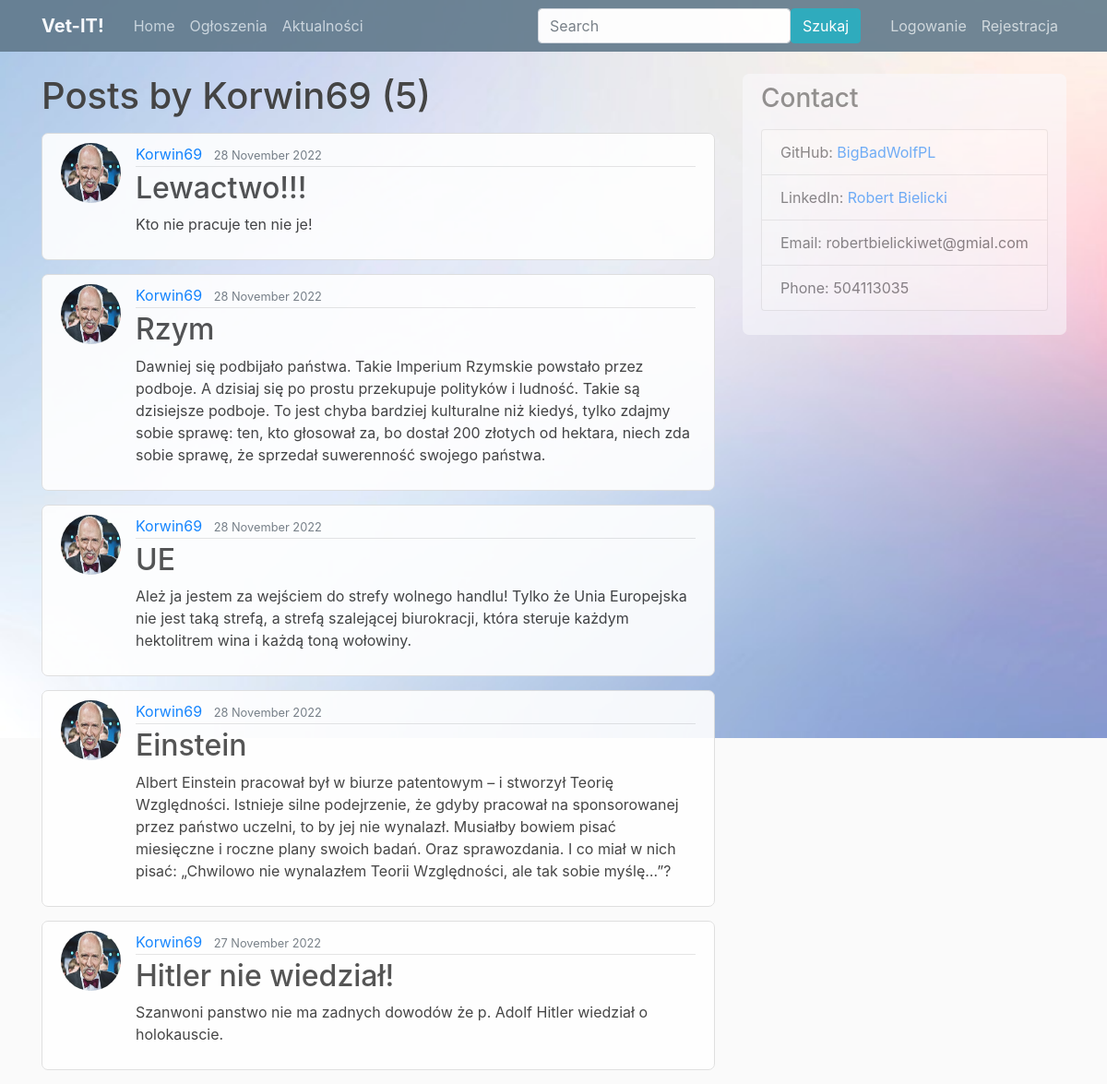
Screenshot of /user/Korwin69 with the database file from the repository.
### blog/models.py (models this page shows, shortened)
class Post(models.Model):
    title = models.CharField(max_length=100)
    content = models.TextField()
    date_posted = models.DateTimeField(default=timezone.now)
    author = models.ForeignKey(User, on_delete=models.CASCADE)

### users/models.py (models this page shows, shortened)
class Profile(models.Model):
    user = models.OneToOneField(User, on_delete=models.CASCADE)
    image = models.ImageField(default='default.jpg', upload_to='profile_pics')

### blog/views.py (the view)
# urls.py: path('user/<str:username>', views.UserPostListView.as_view(), name='user-posts'),
class UserPostListView(ListView):
    model = Post                                              # <----------
    template_name = 'blog/user_posts.html'                          # blog/post_list.html (error domyslna nazwa templatu post_list)  <app>/<model>_<viewtype>.html
    context_object_name = 'posts'                             # domyslna nazwa obiektu to'object'
    paginate_by = 5
    def get_queryset(self):
        user = get_object_or_404(User, username=self.kwargs.get('username'))
        return Post.objects.filter(author=user).order_by('-date_posted')

### blog/templates/blog/user_posts.html (shortened to what this page needs)
{% extends "blog/base.html" %}
{% block content %}
    <h1 class="mb-3">Posts by {{ view.kwargs.username }} ({{ page_obj.paginator.count }})</h1>
    {% for post in posts %}
         <article class="media content-section">
          <img class="rounded-circle article-img" src="{{ post.author.profile.image.url }}">
             <div class="media-body">
               <div class="article-metadata">
                 <a class="mr-2" href="{% url 'user-posts' post.author.username %}">{{ post.author }}</a>
                 <small class="text-muted">{{ post.date_posted|date:"d F Y" }}</small>
               </div>
               <h2><a class="article-title" href="{% url 'post-detail' post.id %}">{{ post.title }}</a></h2>
               <p class="article-content">{{ post.content }}</p>
             </div>
           </article>
    {% endfor %}
  {% endblock content %}

### blog/static/blog/main.css (style rules this page uses)
body { background: #fafafa; color: #333333; margin-top: 5rem; background-image: url("/../media/bac.jpg"); background-size: 100%; background-repeat: no-repeat; }
h1, h2, h3, h4, h5, h6 { color: #444444; }
.content-section { background: #ffffff; padding: 10px 20px; border: 1px solid #dddddd; border-radius: 7px; margin-bottom: 15px; opacity: 90%; }
.article-title { color: #444444; }
.article-content { white-space: pre-line; }
.article-img { height: 65px; width: 65px; margin-right: 16px; }
.article-metadata { padding-bottom: 1px; margin-bottom: 4px; border-bottom: 1px solid #e3e3e3 }

### rows the page displays
Post: author.profile.image (picture), author "Korwin69", date_posted "28 November 2022", title "Lewactwo!!!", content "Kto nie pracuje ten nie je!"
Post: author.profile.image (picture), author "Korwin69", date_posted "28 November 2022", title "Rzym", content "Dawniej się podbijało państwa. Takie Imperium Rzymskie powstało przez podboje. A dzisiaj się po prostu przekupuje polityków i ludność. Takie są dzisiejsze podboje. To jest chyba bardziej kulturalne niż kiedyś, tylko zdajmy sobie sprawę: ten, kto głosował za, bo dostał 200 złotych od hektara, niech zda sobie sprawę, że sprzedał suwerenność swojego państwa."
Post: author.profile.image (picture), author "Korwin69", date_posted "28 November 2022", title "UE", content "Ależ ja jestem za wejściem do strefy wolnego handlu! Tylko że Unia Europejska nie jest taką strefą, a strefą szalejącej biurokracji, która steruje każdym hektolitrem wina i każdą toną wołowiny."
Post: author.profile.image (picture), author "Korwin69", date_posted "28 November 2022", title "Einstein", content "Albert Einstein pracował był w biurze patentowym – i stworzył Teorię Względności. Istnieje silne podejrzenie, że gdyby pracował na sponsorowanej przez państwo uczelni, to by jej nie wynalazł. Musiałby bowiem pisać miesięczne i roczne plany swoich badań. Oraz sprawozdania. I co miał w nich pisać: „Chwilowo nie wynalazłem Teorii Względności, ale tak sobie myślę…”?"
Post: author.profile.image (picture), author "Korwin69", date_posted "27 November 2022", title "Hitler nie wiedział!", content "Szanwoni panstwo nie ma zadnych dowodów że p. Adolf Hitler wiedział o holokauscie."

### other values shown
{{ view.kwargs.username }} "Korwin69"
{{ page_obj.paginator.count }} "5"
